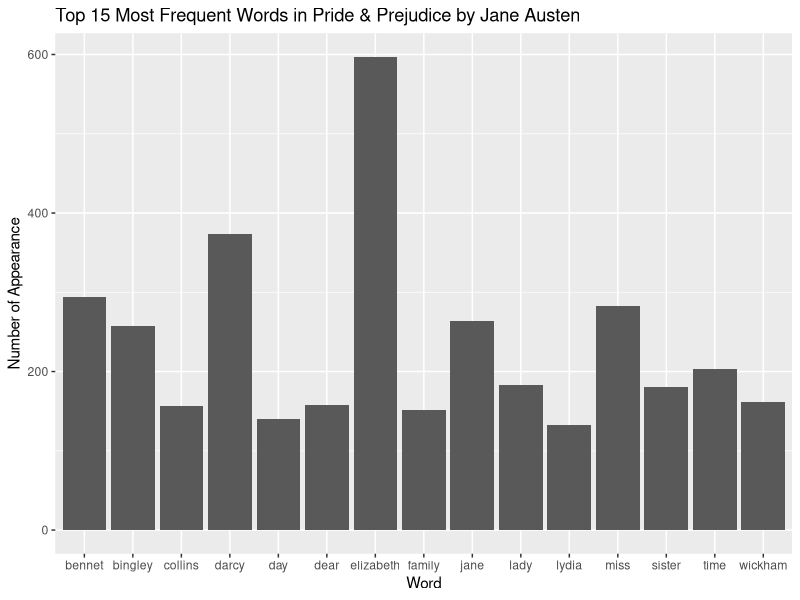
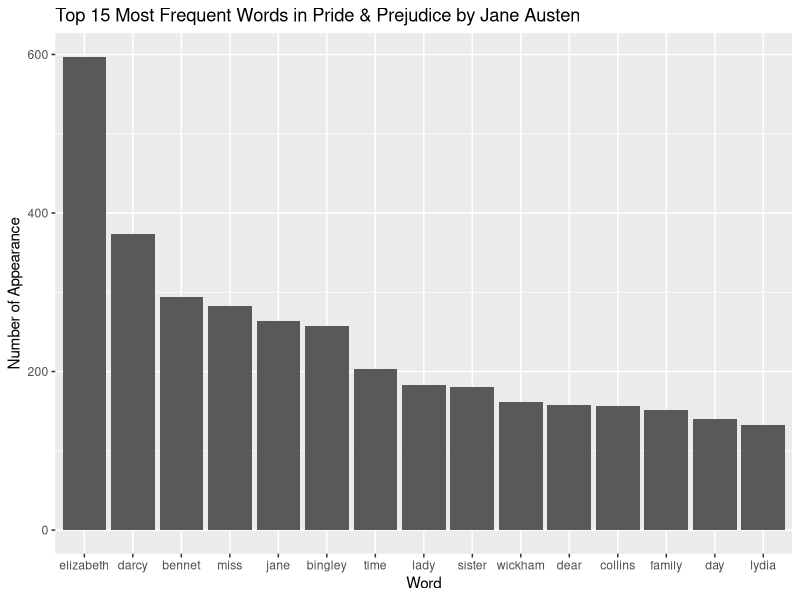

Write R code to recreate these figures, in order.
## ---- chunk 1
knitr::opts_chunk$set(echo = TRUE)
## ---- chunk 2
library(ggplot2)
library(dplyr)
# load the Jane Austen book
library(janeaustenr)
# require stopwords from the following package
library(tidytext)
## ---- chunk 3
# load the stopwords
stopwords = tidytext::stop_words

# load Pride & Prejudice and remove the stopwords
pp = janeaustenr::austen_books() %>%
  filter(book == "Pride & Prejudice") %>%
  select(text) %>%
  unnest_tokens(word, text) %>%  # tokenize the text
  anti_join(stopwords, by = "word") # remove the stopwords

# find and plot the most common words 
pp %>%
  group_by(word) %>%
  summarize(count = n()) %>%
  arrange(desc(count)) %>%
  slice(1:15) %>%
  ggplot(aes(x = word, y = count)) +
  geom_col() +
  labs(title = "Top 15 Most Frequent Words in Pride & Prejudice by Jane Austen",
       x = "Word",
       y = "Number of Appearance")

# Or instead, we can plot with descending appearance order
pp %>%
  group_by(word) %>%
  summarize(count = n()) %>%
  arrange(desc(count)) %>%
  slice(1:15) %>%
  ggplot(aes(x = reorder(word, desc(count)), y = count)) +
  geom_col() +
  labs(title = "Top 15 Most Frequent Words in Pride & Prejudice by Jane Austen",
       x = "Word",
       y = "Number of Appearance")
## ---- chunk 4
library(testthat)
## ---- chunk 5
#' Convert Words to Pig Latin
#'
#' This function takes English words and converts them to a customized version of Pig Latin.
#' The conversion rules are as follows:
#' - If a word ends with a consonant or a consonant cluster, that consonant or cluster is moved to the beginning of the word, and 'oui' is appended to the end.
#' - If a word ends with a vowel, 'oui' is appended to the end.
#'
#' @param word A character string representing a single English word.
#' @return A character string representing the Pig Latin version of the input word.
#' @export
#' @examples
#' my_pig_latin("hello")  # returns "hellooui"
#' my_pig_latin("apple")  # returns "appleoui"
#' my_pig_latin("string") # returns "ngstrioui"
#' @importFrom stringr str_detect
#' 
my_pig_latin <- function(words) {
  if (!is.character(words)) {
    stop("Input must be a character vector.")
  }
  
  convert_to_pig_latin <- function(word) {
    ends_in_vowel <- stringr::str_detect(word, "[aeiouAEIOU]$")
    
    if (ends_in_vowel) {
      return(paste0(word, "oui"))
    } else {
      consonant_cluster <- stringr::str_extract(word, "[^aeiouAEIOU]+$")
      return(paste0(consonant_cluster,
                    substring(word, 1, nchar(word)-nchar(consonant_cluster)),
                    "oui"))
    }
  }
  
  return(as.character(sapply(words, convert_to_pig_latin)))
}
## ---- chunk 6
# words that end in vowel
my_pig_latin(c("hello", "banana", "apple"))

# words that end in consonant
my_pig_latin(c("mom", "dad", "sister", "brother"))

# mixing words
my_pig_latin(stopwords$word[1:10])
## ---- chunk 7
test_that("Test cases", {
  # Tests with errors
  expect_error(my_pig_latin(545),
               "Input must be a character vector.")
  # tests with vowel-ending words
  expect_equal(my_pig_latin(c("hello", "banana", "apple")),
               c("hellooui",  "bananaoui", "appleoui" ))
  # tests with words that end in consonant or consonant cluster
  expect_equal(my_pig_latin(c("austen", "chapter", "truth")),
               c("nausteoui",  "rchapteoui", "thtruoui" ))
  # test with mixing words
  expect_equal(my_pig_latin(c("austen", "jane")),
               c("nausteoui",  "janeoui" ))
})
